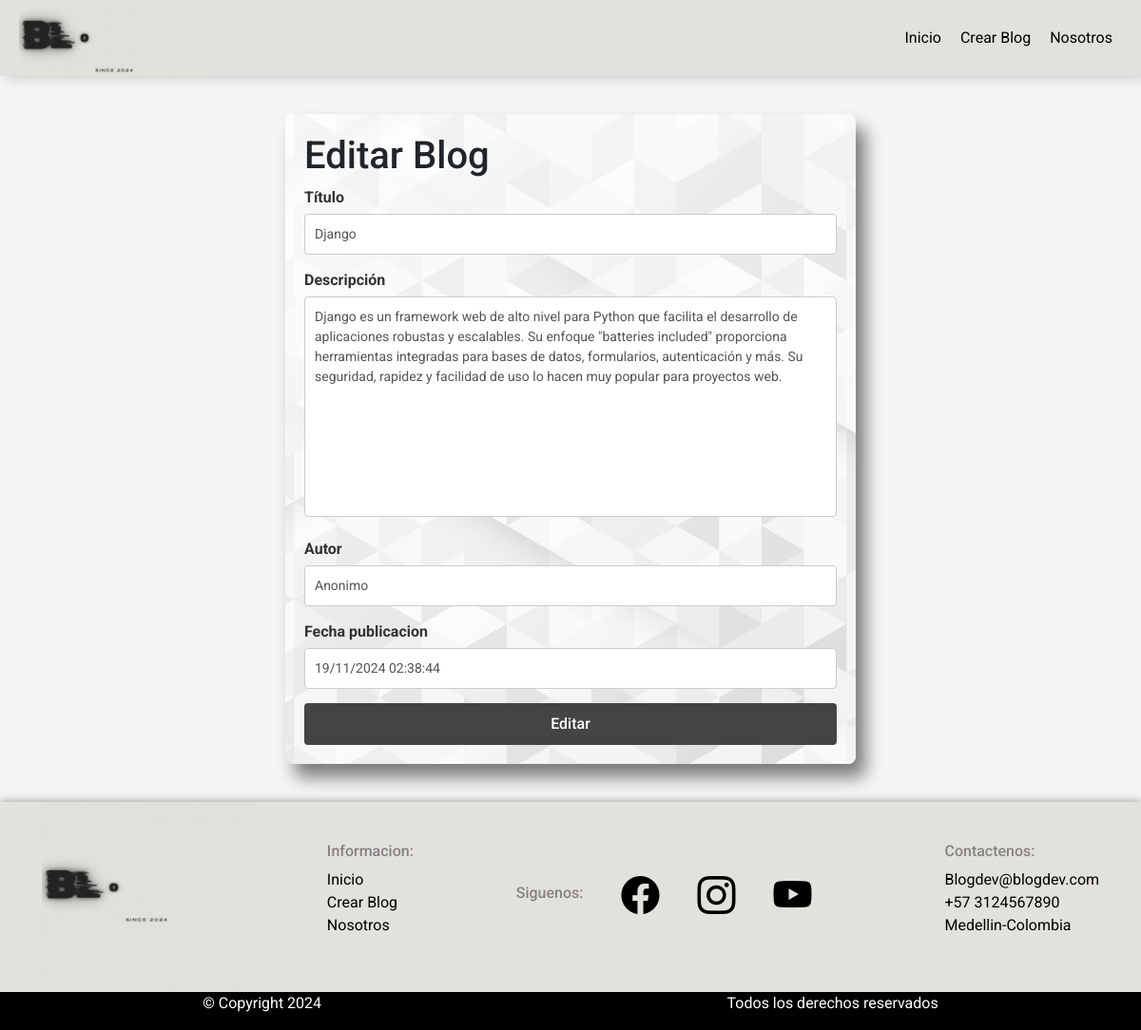
The app's page /crearpublicacion/16/ with its own data.
### Blog/models.py (models this page shows, shortened)
class Publicaciones(models.Model):
    titulo=models.CharField( max_length=50,null=False,blank=False)
    contenido=models.TextField(max_length=600,null=False,blank=False)
    autor=models.CharField(max_length=100,null=False,blank=False,default="Anonimo")
    fecha_publicacion=models.DateTimeField(default=timezone.now)

### Blog/views.py (the view)
# urls.py: path('crearpublicacion/<int:id>/',views.editar,name="editar"),
def editar(request,id):
    formulario = get_object_or_404(Publicaciones,pk=id)
    if request.method == 'POST':
        formulario = PublicacionesForm(request.POST, instance=formulario)
        if formulario.is_valid():
            formulario.save()
            messages.success(request, f"Has editado el blog:  {formulario.cleaned_data['titulo']}")
            return redirect('home')
    else:
        formulario = PublicacionesForm(instance=formulario)
    return render(request,'editar_publicacion.html',{'formulario':formulario})

### Blog/forms.py
class PublicacionesForm(forms.ModelForm):
    class  Meta:
        model=Publicaciones
        fields= '__all__'

### Blog/templates/editar_publicacion.html (shortened to what this page needs)
{% extends "base.html" %}
{% block content%}
{% load static %}
<form action="" method="POST" class="formulario">
    <h1>Editar Blog</h1>
    <div class="form-group">
        <label for="{{ form.titulo }}">Título</label>
        {{ formulario.titulo }}
    </div>
    <div class="form-group">
        <label   for="{{ formulario.contenido.id_for_label }}" >Descripción</label>
        {{ formulario.contenido }}
    </div>
    <div class="form-group">
        <label for="{{ form.autor }}">Autor</label>
        {{ formulario.autor }}
    </div>
    <div class="form-group">
        <label  for="{{ form.fecha_publicacion }}" >Fecha publicacion</label>
        {{ formulario.fecha_publicacion }}
    </div>
    <button type="submit" class="btn btn-primary">Editar</button>
</form>
{% include "footer.html" %}
{% endblock%}

### Blog/static/css/estilos.css (style rules this page uses)
* { margin: 0; padding: 0; box-sizing: border-box; font-family: "Roboto", sans-serif; }
body { background: rgba(218, 216, 216, 0.247); }
.formulario { width: 50%; margin: 40px auto; padding: 20px; background: url(../img/18410.jpg); background-position: center; background-repeat: no-repeat; background-size: cover; border-radius: 8px; box-shadow: 10px 14px 18px rgba(0, 0, 0, 0.5); }
.form-group { margin-bottom: 15px; }
.form-group label { display: block; font-weight: bold; margin-bottom: 5px; font-size: 16px; color: #333; }
.form-group input, .form-group textarea { width: 100%; padding: 10px; border: 1px solid #ccc; border-radius: 4px; font-size: 14px; color: #555; resize: none; }
.btn { background-color: #434444; color: white; font-weight: 500; border: none; padding: 10px 20px; font-size: 16px; border-radius: 4px; cursor: pointer; transition: 0.3s ease; width: 100%; }

### records on screen
Publicaciones: titulo "Django", contenido "Django es un framework web de alto nivel para Python que facilita el desarrollo de aplicaciones robustas y escalables. Su enfoque \"batteries included\" proporciona herramientas integradas para bases de datos, formularios, autenticación y más. Su seguridad, rapidez y facilidad de uso lo hacen muy popular para proyectos web.", autor "Anonimo", fecha_publicacion "19/11/2024 02:38:44"
